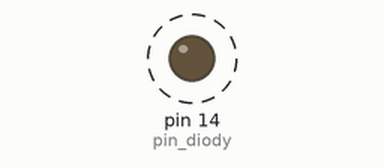
This program was run on a simulated MicroPython board. Shown: output pins drawn as LEDs (lit = HIGH). Dashed ring = blinking.

Above: at 0.08 s.
Timing chart, 0 to 3.0 s (numbered marks = the images above):
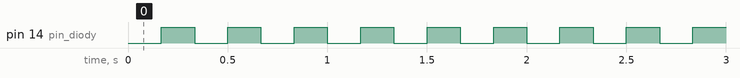

The program:

blik.py
```python
from time import sleep
from machine import Pin, PWM
pin_tlacitko = Pin(0, Pin.IN)
pin_diody = Pin(14, Pin.OUT)

while True:
    pin_diody.value(0)
    sleep(1/6)
    pin_diody.value(1)
    sleep(1/6)
```

Measured:
- by itself, pin 14 (pin_diody): alternates HIGH for 0.17 s and LOW for 0.17 s
